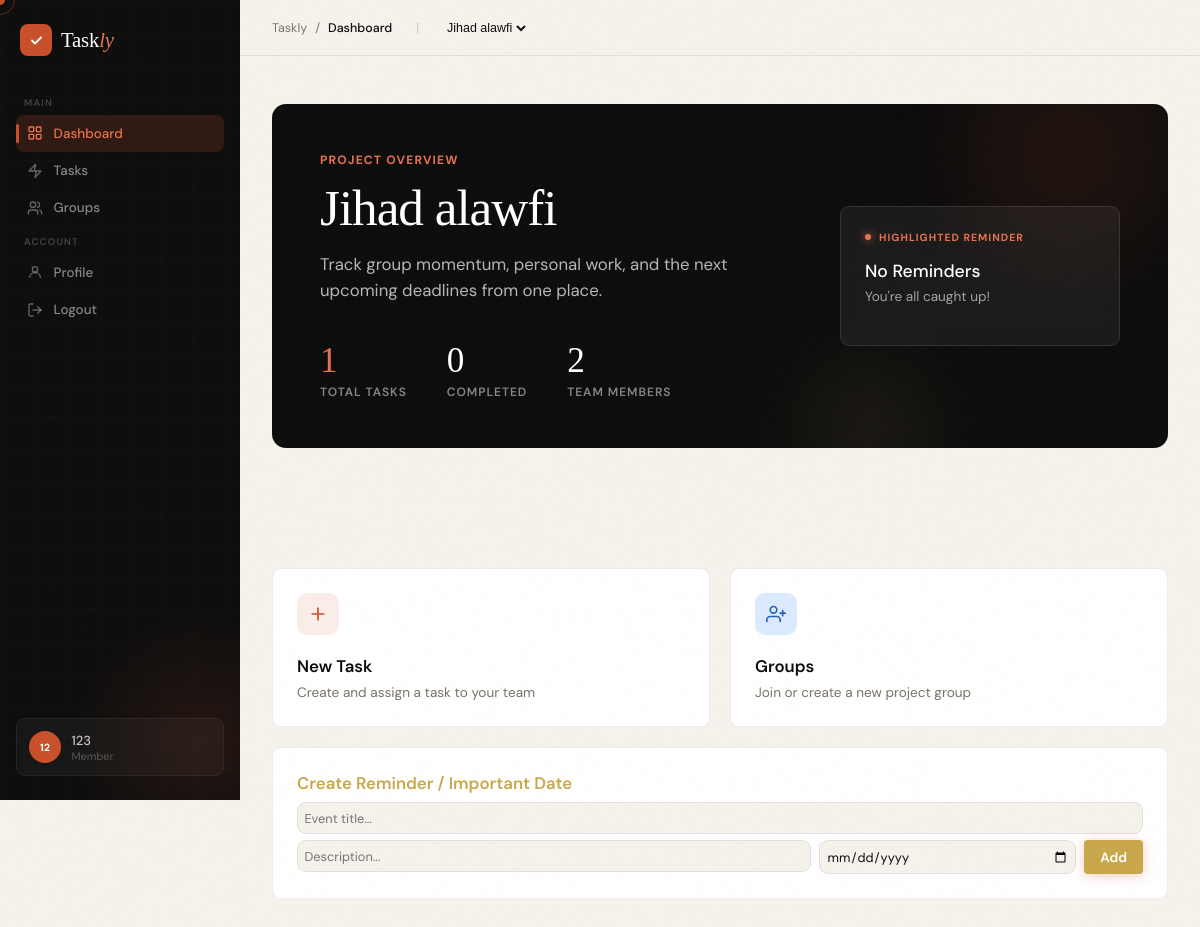
The page /dashboard (signed in) on the database its author committed.
### app.py (models this page shows)
class User(db.Model):
    id = db.Column(db.Integer, primary_key=True)
    username = db.Column(db.String(80), unique=True, nullable=False)
    password_hash = db.Column(db.String(200), nullable=False)
    github_username = db.Column(db.String(80), nullable=True)  # Added for GitHub API
    group_role = db.Column(db.String(20), default='Member') # Legacy fallback
    current_group_id = db.Column(db.Integer, db.ForeignKey('group.id'), nullable=True)
    tasks = db.relationship('Task', backref='assignee', lazy=True)
    groups = db.relationship('Group', secondary=user_group_association, back_populates='users')

class Group(db.Model):
    id = db.Column(db.Integer, primary_key=True)
    name = db.Column(db.String(120), nullable=False)
    invite_code = db.Column(db.String(6), unique=True, nullable=False)
    repo_url = db.Column(db.String(255), nullable=True)
    is_non_coding = db.Column(db.Boolean, default=False)  # Group level setting
    leader_id = db.Column(db.Integer, db.ForeignKey('user.id'), nullable=True) # Adding leader_id for accurate role management
    users = db.relationship('User', secondary=user_group_association, back_populates='groups')
    co_leaders = db.relationship('User', secondary=group_coleaders, backref='co_lead_groups')
    tasks = db.relationship('Task', backref='group', lazy=True, cascade="all, delete-orphan")
    leader = db.relationship('User', foreign_keys=[leader_id])

### app.py (the view)
@app.route('/dashboard')
def dashboard():
    user = get_current_user()
    if not user:
        return redirect(url_for('login'))
    active_group = get_active_group(user)
    team_members = active_group.users if active_group else []
    all_tasks = active_group.tasks if active_group else []
    current_role = get_user_role(user, active_group) if active_group else 'Member'
    if current_role in ['Leader', 'Co-Leader']:
        filtered_tasks = all_tasks
    else:
        filtered_tasks = [t for t in all_tasks if t.assignee_id == user.id or t.is_reminder]
    tasks = [t for t in filtered_tasks if not t.is_reminder]
    reminders = [t for t in filtered_tasks if t.is_reminder]
    tasks_in_progress = sum(1 for t in tasks if t.status_color != 'bg-success')
    def sort_key(r):
        return r.deadline if r.deadline else date.max
    reminders.sort(key=sort_key)
    highlighted_reminder = next((r for r in reminders if r.is_highlighted), None)
    if not highlighted_reminder and reminders:
        highlighted_reminder = reminders[0]  # Default highlight
    group_completion_rate = 0
    if tasks:
        coding_tasks = [t for t in tasks if not t.is_non_coding]
        standard_tasks = [t for t in tasks if t.is_non_coding]
        coding_rate = 0
        if coding_tasks:
            total_actual_loc = sum(min(t.actual_loc, t.target_loc) for t in coding_tasks)
            total_target_loc = sum(t.target_loc for t in coding_tasks)
            if total_target_loc > 0:
                coding_rate = (total_actual_loc / total_target_loc) * 100
        standard_rate = 0
        if standard_tasks:
            completed_standard = sum(1 for t in standard_tasks if t.status_color == 'bg-success')
            standard_rate = (completed_standard / len(standard_tasks)) * 100
        if coding_tasks and standard_tasks:
            total_weight = len(coding_tasks) + len(standard_tasks)
            group_completion_rate = ((coding_rate * len(coding_tasks)) + (standard_rate * len(standard_tasks))) / total_weight
        elif coding_tasks:
            group_completion_rate = coding_rate
        elif standard_tasks:
            group_completion_rate = standard_rate
    return render_template('dashboard.html',
                           current_user=user,
                           group=active_group,
                           team_members=team_members,
                           tasks=tasks,
                           reminders=reminders,
                           highlighted_reminder=highlighted_reminder,
                           group_completion_rate=group_completion_rate,
                           tasks_in_progress=tasks_in_progress)

### app.py (called while the page is built)
def get_current_user():
    if 'user_id' not in session:
        return None
    user = db.session.get(User, session['user_id'])
    if not user:
        session.pop('user_id', None)
    return user

def get_active_group(user):
    if not user.groups:
        return None
    if user.current_group_id:
        active_group = db.session.get(Group, user.current_group_id)
        if active_group in user.groups:
            return active_group
    user.current_group_id = user.groups[0].id
    db.session.commit()
    return user.groups[0]

def get_user_role(user, group):
    if not user or not group: return 'Member'
    if group.leader_id == user.id: return 'Leader'
    if user in group.co_leaders: return 'Co-Leader'
    return 'Member'

@app.context_processor
def inject_global_vars():
    user = get_current_user()
    group_role = 'Member'
    if user:
        user.is_authenticated = True
        active_group = get_active_group(user)
        if active_group:
             group_role = get_user_role(user, active_group)
    else:
        user = type('AnonymousUser', (), {'is_authenticated': False, 'groups': []})()
    return dict(current_user=user, today=date.today(), current_role=group_role)

### template/dashboard.html (shortened to what this page needs)
{% extends "base.html" %}
{% block breadcrumb %}Dashboard{% endblock %}
{% block content %}
<section class="dash-hero">
  <div class="hero-orb-1"></div>
  <div class="hero-orb-2"></div>
  <div class="dash-hero-inner">
    <div>
      <div class="hero-eyebrow">Project Overview</div>
      <h1>{{ group.name if group else 'No Active Project' }}</h1>
      <p>Track group momentum, personal work, and the next upcoming deadlines from one place.</p>
      <div class="hero-stats-row">
        <div class="hero-stat">
          <div class="hero-stat-num accent">{{ tasks|length }}</div>
          <div class="hero-stat-label">Total tasks</div>
        </div>
        <div class="hero-stat">
          <div class="hero-stat-num">{{ tasks|selectattr("status_color", "equalto", "bg-success")|list|length }}</div>
          <div class="hero-stat-label">Completed</div>
        </div>
        <div class="hero-stat">
          <div class="hero-stat-num">{{ team_members|length }}</div>
          <div class="hero-stat-label">Team Members</div>
        </div>
      </div>
    </div>
    {% if group %}
    <div class="focus-card">
      <div class="focus-label">Highlighted Reminder</div>
      {% if highlighted_reminder %}
      <div class="focus-task">{{ highlighted_reminder.title }}</div>
      <div class="focus-meta">{{ highlighted_reminder.description }}</div>
      {% set delta = (highlighted_reminder.deadline - today).days if highlighted_reminder.deadline else 0 %}
      <div class="focus-pct" style="color:var(--gold-light); font-weight:700;">
        {% if highlighted_reminder.deadline %}
          {% if delta < 0 %}
            Overdue by {{ delta|abs }} days
          {% elif delta == 0 %}
            Happening Today
          {% else %}
            {{ delta }} days remaining
          {% endif %}
        {% else %}
          No date set
        {% endif %}
      </div>
      {% else %}
      <div class="focus-task">No Reminders</div>
      <div class="focus-meta">You're all caught up!</div>
      {% endif %}
    </div>
    {% endif %}
  </div>
</section>
<div class="action-grid">
  <a href="{{ url_for('tasks_route') }}" class="action-card reveal d1">
    <div class="action-icon orange"><svg viewBox="0 0 24 24" fill="none" stroke="currentColor" stroke-width="2" stroke-linecap="round" stroke-linejoin="round"><line x1="12" y1="5" x2="12" y2="19"/><line x1="5" y1="12" x2="19" y2="12"/></svg></div>
    <div class="action-title">New Task</div>
    <div class="action-desc">Create and assign a task to your team</div>
  </a>
  <a href="{{ url_for('groups') }}" class="action-card reveal d2">
    <div class="action-icon blue"><svg viewBox="0 0 24 24" fill="none" stroke="currentColor" stroke-width="2" stroke-linecap="round" stroke-linejoin="round"><path d="M17 21v-2a4 4 0 0 0-4-4H5a4 4 0 0 0-4 4v2"/><circle cx="9" cy="7" r="4"/><line x1="23" y1="11" x2="17" y2="11"/><line x1="20" y1="8" x2="20" y2="14"/></svg></div>
    <div class="action-title">Groups</div>
    <div class="action-desc">Join or create a new project group</div>
  </a>
  <div class="action-card reveal d3" style="grid-column: span 2; display: flex; flex-direction: row; gap: 1rem; align-items: flex-start; cursor: default;">
      <div style="flex: 1;">
          <div class="action-title" style="margin-bottom:0.5rem; color: var(--gold);">Create Reminder / Important Date</div>
          <form action="{{ url_for('create_task') }}" method="POST" style="display:flex; flex-direction:column;">
              <div class="field" style="margin-bottom: 0.4rem;">
                  <input type="text" name="title" required placeholder="Event title..." style="padding:0.4rem; font-size:0.8rem;" />
              </div>
              <div style="display:flex; gap:0.5rem;">
                  <div class="field" style="flex:2; margin-bottom: 0;">
                      <input type="text" name="description" placeholder="Description..." style="padding:0.4rem; font-size:0.8rem;" />
                  </div>
                  <div class="field" style="flex:1; margin-bottom: 0;">
                      <input type="date" name="deadline" required style="padding:0.4rem; font-size:0.8rem;" />
                  </div>
                  <button type="submit" class="btn-save" style="margin: 0; width: auto; padding: 0.4rem 1rem; background: var(--gold); border-radius:4px;">Add</button>
              </div>
          </form>
      </div>
  </div>
</div>
{% endblock %}

### template/base.html (shortened to what this page needs)
<!DOCTYPE html>
<html lang="en">
<head>
</head>
<body>
{% if current_user.is_authenticated %}
<aside class="sidebar">
  <div class="sidebar-orb"></div>
  <div class="sidebar-inner">
    <a href="{{ url_for('index') }}" class="sidebar-logo">
      <div class="sidebar-logo-mark"><svg width="15" height="15" viewBox="0 0 20 20" fill="none"><polyline points="4,10 8,14 16,6" stroke="#fff" stroke-width="2.4" stroke-linecap="round" stroke-linejoin="round"/></svg></div>
      <span class="sidebar-logo-name">Task<em>ly</em></span>
    </a>
    <div class="sidebar-section-label">Main</div>
    <a href="{{ url_for('dashboard') }}" class="nav-item {% if request.endpoint == 'dashboard' %}active{% endif %}">
      Dashboard
    </a>
    <a href="{{ url_for('tasks_route') }}" class="nav-item {% if request.endpoint == 'tasks_route' %}active{% endif %}">
      <svg viewBox="0 0 24 24" fill="none" stroke="currentColor" stroke-width="2" stroke-linecap="round" stroke-linejoin="round"><path d="m13 2-2 10h10l-9 10 2-10H3Z"/></svg>
      Tasks
    </a>
    <a href="{{ url_for('groups') }}" class="nav-item {% if request.endpoint == 'groups' %}active{% endif %}">
      <svg viewBox="0 0 24 24" fill="none" stroke="currentColor" stroke-width="2" stroke-linecap="round" stroke-linejoin="round"><path d="M16 21v-2a4 4 0 0 0-4-4H6a4 4 0 0 0-4 4v2"/><circle cx="9" cy="7" r="4"/><path d="M22 21v-2a4 4 0 0 0-3-3.87"/><path d="M16 3.13a4 4 0 0 1 0 7.75"/></svg>
      Groups
    </a>
    <div class="sidebar-section-label">Account</div>
    <a href="#" class="nav-item" onclick="document.getElementById('profile-modal').classList.add('active'); return false;">
      <svg viewBox="0 0 24 24" fill="none" stroke="currentColor" stroke-width="2" stroke-linecap="round" stroke-linejoin="round"><circle cx="12" cy="8" r="4"/><path d="M4 20c0-4 3.6-7 8-7s8 3 8 7"/></svg>
      Profile
    </a>
    <a href="{{ url_for('logout') }}" class="nav-item">
      <svg viewBox="0 0 24 24" fill="none" stroke="currentColor" stroke-width="2" stroke-linecap="round" stroke-linejoin="round"><path d="M9 21H5a2 2 0 0 1-2-2V5a2 2 0 0 1 2-2h4"/><polyline points="16 17 21 12 16 7"/><line x1="21" y1="12" x2="9" y2="12"/></svg>
      Logout
    </a>
  </div>
  <div class="sidebar-footer">
    <a href="#" class="sidebar-user" onclick="document.getElementById('profile-modal').classList.add('active'); return false;">
      <div class="user-av">{{ current_user.username[:2]|upper }}</div>
      <div>
        <div class="user-name">{{ current_user.username }}</div>
        <div class="user-role">{{ current_user.group_role }}</div>
      </div>
    </a>
  </div>
</aside>
<div class="layout-app">
  <header class="topbar">
    <div class="topbar-breadcrumb" style="display:flex; align-items:center; gap:0.5rem; font-size:0.78rem; color:var(--muted);">
      <span>Taskly</span><span>/</span><strong style="color:var(--ink); font-weight:500;">{% block breadcrumb %}Dashboard{% endblock %}</strong>
      {% if current_user.groups %}
      <span class="topbar-sep" style="margin-left: 1rem; opacity:0.35;">|</span>
      <form action="{{ url_for('switch_group', group_id=0) }}" method="POST" style="display:inline; margin-left: 1rem;" id="group-switch-form">
        <select class="group-selector" name="group_id" onchange="document.getElementById('group-switch-form').action='{{ url_for('switch_group', group_id=0) }}'.replace('0', this.value); this.form.submit();">
          {% for g in current_user.groups %}
            <option value="{{ g.id }}" {% if current_user.current_group_id and g.id == current_user.current_group_id %}selected{% endif %}>
              {{ g.name }}
            </option>
          {% endfor %}
        </select>
      </form>
      {% endif %}
    </div>
  </header>
  <main class="main-content">
    {% block content %}{% endblock %}
  </main>
</div>
{% else %}
  {% block landing_content %}{% endblock %}
{% endif %}
</body>
</html>

### rows shown on the page
User: username "12", username "123", group_role "Member", group_id "Jihad alawfi"
Group: name "Jihad alawfi"

### other values the page prints
{{ tasks|length }} "1"
{{ tasks|selectattr("status_color", "equalto", "bg-success")|list|length }} "0"
{{ team_members|length }} "2"
